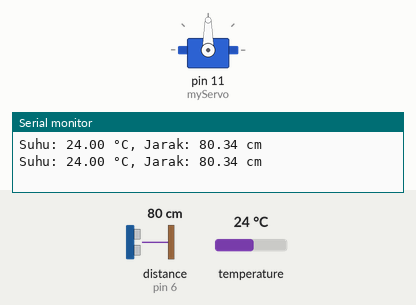
Simulated run of this sketch. Board: Arduino Uno, built with avr-gcc and run on an emulated ATmega328P. Parts: servo, the last lines printed to the serial monitor. Wiring (from diagram.json): ultrasonic range finder: trigger pin 7; echo pin 6. The inputs (shaded band) are chosen by the test bench; at power-on: distance to the obstacle (sensor on pin 6) 80 cm, temperature 24 °C. The echo pulse lasts 58.3 µs per cm.

Above: at 3.8 s.
3.9 s: distance to the obstacle (sensor on pin 6) set to 34 cm
7.0 s: distance to the obstacle (sensor on pin 6) set to 27 cm
At 8.2 s:
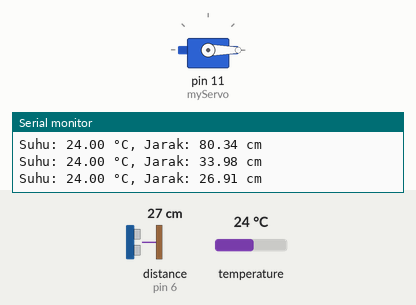
10.1 s: distance to the obstacle (sensor on pin 6) set to 35 cm
At 12.9 s:
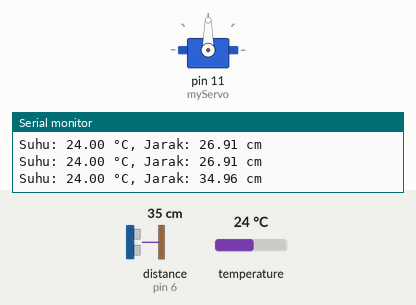
13.6 s: distance to the obstacle (sensor on pin 6) set to 2 cm
At 15.8 s:
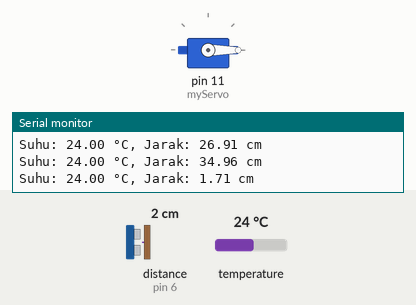
Timing chart, 0 to 17.3 s (numbered marks = the images above; inputs shaded):
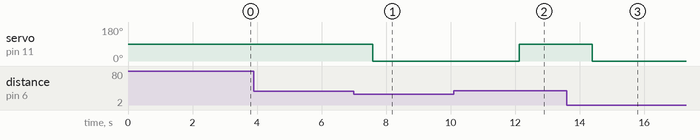

Measured:
- the behaviour switches between 31 and 30 cm on distance to the obstacle (sensor on pin 6) (found by bisection; images 0 and 1)
- after the input at 7.0 s, servo on pin 11 (myServo): 90° → 0° after 0.59 s
- after the input at 10.1 s, servo on pin 11 (myServo): 0° → 90° after 2.0 s
- after the input at 13.6 s, servo on pin 11 (myServo): 90° → 0° after 0.79 s

The sketch:

sketch.ino
```cpp
#include <Servo.h>
#include <OneWire.h>
#include <DallasTemperature.h>

#define ONE_WIRE_BUS 13
const int trigPin = 7; // Pin Trig terhubung ke pin 9 pada Arduino
const int echoPin = 6; // Pin Echo terhubung ke pin 10 pada Arduino

Servo myServo;
OneWire oneWire(ONE_WIRE_BUS);
DallasTemperature sensors(&oneWire);

void setup() {
  pinMode(trigPin, OUTPUT);
  pinMode(echoPin, INPUT);
  myServo.attach(11);
  Serial.begin(9600);
  sensors.begin();
}

void loop() {
  sensors.requestTemperatures();
  float temperatureC = sensors.getTempCByIndex(0);
  float speedOfSound = 331.3 + 0.606 * temperatureC;

  // Mengirim sinyal ultrasonik
  digitalWrite(trigPin, LOW);
  delayMicroseconds(2);
  digitalWrite(trigPin, HIGH);
  delayMicroseconds(10);
  digitalWrite(trigPin, LOW);

  // Mengukur durasi pantulan sinyal ultrasonik
  long duration = pulseIn(echoPin, HIGH);
  float distance = (duration / 2.0) * (speedOfSound / 10000.0);

  // Menampilkan suhu dan jarak di Serial Monitor
  Serial.print("Suhu: ");
  Serial.print(temperatureC);
  Serial.print(" °C, Jarak: ");
  Serial.print(distance);
  Serial.println(" cm");

  // Menggerakkan servo berdasarkan jarak yang terukur
  if (distance >= 390) { // Ubah sesuai dengan kebutuhan
    myServo.write(180);
  }
  else if (distance <= 30) { // Ubah sesuai dengan kebutuhan
    myServo.write(0);
  }
  else {
    myServo.write(90);
  }

  // Menunggu servo mencapai posisi
  delay(500);

  // Menunggu sebelum mengulangi loop
  delay(1000);
}
```
